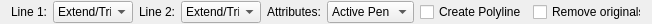
<?xml version="1.0" encoding="UTF-8"?>
<ui version="4.0">
 <class>LC_LineJoinOptions</class>
 <widget class="QWidget" name="LC_LineJoinOptions">
  <property name="geometry">
   <rect>
    <x>0</x>
    <y>0</y>
    <width>652</width>
    <height>24</height>
   </rect>
  </property>
  <property name="minimumSize">
   <size>
    <width>80</width>
    <height>0</height>
   </size>
  </property>
  <property name="windowTitle">
   <string>Form</string>
  </property>
  <layout class="QGridLayout" name="gridLayout">
   <property name="topMargin">
    <number>1</number>
   </property>
   <property name="bottomMargin">
    <number>1</number>
   </property>
   <item row="0" column="3">
    <widget class="QComboBox" name="cbLine1EdgeMode">
     <property name="sizePolicy">
      <sizepolicy hsizetype="Expanding" vsizetype="Fixed">
       <horstretch>0</horstretch>
       <verstretch>0</verstretch>
      </sizepolicy>
     </property>
     <property name="minimumSize">
      <size>
       <width>80</width>
       <height>0</height>
      </size>
     </property>
     <property name="maximumSize">
      <size>
       <width>120</width>
       <height>16777215</height>
      </size>
     </property>
     <item>
      <property name="text">
       <string>Extend/Trim</string>
      </property>
     </item>
     <item>
      <property name="text">
       <string>Add segment</string>
      </property>
     </item>
     <item>
      <property name="text">
       <string>No change</string>
      </property>
     </item>
    </widget>
   </item>
   <item row="0" column="2">
    <widget class="QLabel" name="label">
     <property name="text">
      <string>Line 1:</string>
     </property>
    </widget>
   </item>
   <item row="0" column="7">
    <widget class="QComboBox" name="cbAttributesSource">
     <property name="sizePolicy">
      <sizepolicy hsizetype="Expanding" vsizetype="Fixed">
       <horstretch>0</horstretch>
       <verstretch>0</verstretch>
      </sizepolicy>
     </property>
     <item>
      <property name="text">
       <string>Active Pen</string>
      </property>
     </item>
     <item>
      <property name="text">
       <string>Line 1</string>
      </property>
     </item>
     <item>
      <property name="text">
       <string>Line 2</string>
      </property>
     </item>
     <item>
      <property name="text">
       <string>Both lines</string>
      </property>
     </item>
    </widget>
   </item>
   <item row="0" column="8">
    <widget class="QCheckBox" name="cbPolyline">
     <property name="text">
      <string>Create Polyline</string>
     </property>
    </widget>
   </item>
   <item row="0" column="4">
    <widget class="QLabel" name="label_2">
     <property name="text">
      <string>Line 2:</string>
     </property>
    </widget>
   </item>
   <item row="0" column="6">
    <widget class="QLabel" name="label_3">
     <property name="text">
      <string>Attributes:</string>
     </property>
    </widget>
   </item>
   <item row="0" column="5">
    <widget class="QComboBox" name="cbLine2EdgeMode">
     <property name="sizePolicy">
      <sizepolicy hsizetype="Expanding" vsizetype="Fixed">
       <horstretch>0</horstretch>
       <verstretch>0</verstretch>
      </sizepolicy>
     </property>
     <property name="minimumSize">
      <size>
       <width>80</width>
       <height>0</height>
      </size>
     </property>
     <property name="maximumSize">
      <size>
       <width>120</width>
       <height>16777215</height>
      </size>
     </property>
     <item>
      <property name="text">
       <string>Extend/Trim</string>
      </property>
     </item>
     <item>
      <property name="text">
       <string>Add segment</string>
      </property>
     </item>
     <item>
      <property name="text">
       <string>No change</string>
      </property>
     </item>
    </widget>
   </item>
   <item row="0" column="9">
    <widget class="QCheckBox" name="cbRemoveOriginals">
     <property name="text">
      <string>Remove originals</string>
     </property>
    </widget>
   </item>
  </layout>
 </widget>
 <resources/>
 <connections/>
</ui>
